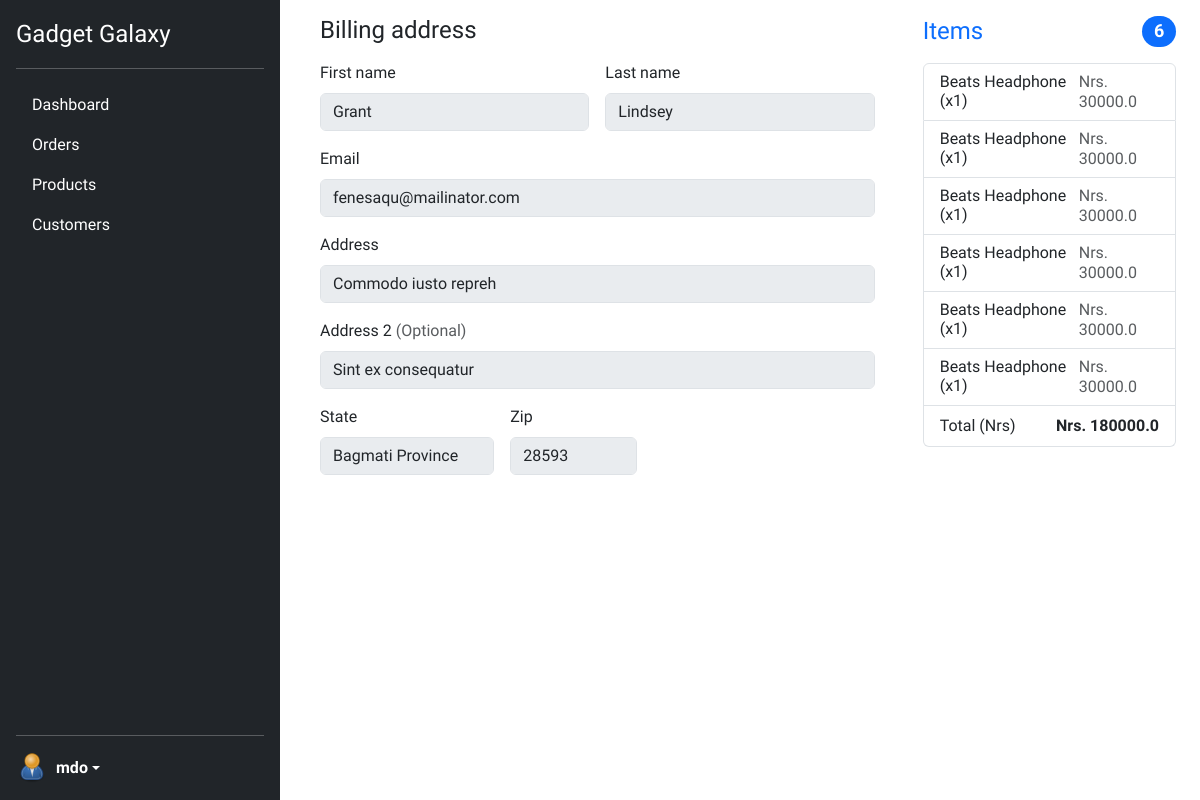
The page /admins/edit-order/9CG9gRhvrKTtbN3qwYWQTN (signed in) on the database its author committed.
### users/models.py (models this page shows, shortened)
class CustomUser(AbstractBaseUser, PermissionsMixin):
    id = models.CharField(
        _("ID"), primary_key=True, max_length=22, default=shortuuid.uuid, editable=False
    )
    email = models.EmailField(_("Email Address"), unique=True)
    full_name = models.CharField(_("Full Name"), max_length=100)
    profile_image = models.ImageField(
        _("Profile Image"),
        upload_to="profile/",
        default="profile/default.png",
        null=True,
        blank=True,
    )
    is_active = models.BooleanField(_("Is Active"), default=True)
    is_staff = models.BooleanField(_("Is Staff"), default=False)
    date_joined = models.DateTimeField(_("Date Joined"), default=timezone.now)
    objects = CustomUserManager()
    USERNAME_FIELD = "email"
    REQUIRED_FIELDS = ["full_name"]
    class Meta:
        verbose_name = _("User")
        verbose_name_plural = _("Users")
        ordering = ["-date_joined"]

### ecommerce/models.py (models this page shows, shortened)
class OrderItem(models.Model):
    id = models.CharField(
        default=shortuuid.uuid, max_length=50, primary_key=True, editable=False
    )
    order = models.ForeignKey(Order, on_delete=models.CASCADE)
    product = models.ForeignKey(Product, on_delete=models.CASCADE)
    quantity = models.PositiveIntegerField()

class Product(models.Model):
    id = models.CharField(
        default=shortuuid.uuid, max_length=50, primary_key=True, editable=False
    )
    product_name = models.CharField(
        _("Product Name"), max_length=500, null=True, blank=True
    )
    description = models.TextField(_("Description"), null=True, blank=True)
    price = models.FloatField(_("Price"), null=True, blank=True)
    image = models.ImageField(
        _("Product Image"),
        upload_to="products/",
        default="products/default.jpg",
        null=True,
        blank=True,
    )
    category = models.ForeignKey(
        Category, null=True, blank=True, on_delete=models.SET_NULL
    )

class BillingAddress(models.Model):
    id = models.CharField(
        default=shortuuid.uuid, max_length=50, primary_key=True, editable=False
    )
    first_name = models.CharField(max_length=100)
    last_name = models.CharField(max_length=100)
    email = models.EmailField()
    address = models.CharField(max_length=255)
    address2 = models.CharField(max_length=255, blank=True, null=True)
    state = models.CharField(max_length=100)
    zip_code = models.CharField(max_length=20)
    user = models.ForeignKey(User, on_delete=models.CASCADE)
    order = models.ForeignKey("Order", on_delete=models.CASCADE)
    payment = models.OneToOneField(Payment, null=True, blank=True, on_delete=models.CASCADE)

### admins/views.py (the view)
# urls.py: path("edit-order/<str:pk>", edit_order, name="edit-order"),
def edit_order(request, pk):
    if not is_admin(request):
        return redirect("index")
    payment = Payment.objects.get(id=pk)
    order = payment.order
    order_items = OrderItem.objects.filter(order=order)
    billing_address = BillingAddress.objects.get(payment=payment)
    price = 0
    for item in order_items:
        price += item.product.price * item.quantity
    context = {
        "payment": payment,
        "details": billing_address,
        "order_items": order_items,
        "price": price,
    }
    return render(request, "admins/edit_order.html", context)

### admins/views.py (called while the page is built)
def is_admin(request):
    return True if request.user.is_staff else False

### ecommerce/context_processors.py (called while the page is built)
def cart_item_count(request):
    if request.user.is_authenticated:
        try:
            cart = Cart.objects.get(user=request.user)
            cart_items = CartItem.objects.filter(cart=cart)
            total = sum(item.quantity for item in cart_items)
            return {"cart_item_count": total}
        except Cart.DoesNotExist:
            return {"cart_item_count": 0}
    return {"cart_item_count": 0}

### admins/templates/admins/edit_order.html (shortened to what this page needs)
{% extends "admins/admin_base.html" %}
{% block title %}Edit Orders{% endblock title %} {% block admin-content %}
<section class="container mx-auto">
  <div class="row g-5">
    <div class="col-md-5 col-lg-4 order-md-last">
      <h4 class="d-flex justify-content-between align-items-center mb-3">
        <span class="text-primary">Items</span>
        <span class="badge bg-primary rounded-pill">{{order_items.count}}</span>
      </h4>
      <ul class="list-group mb-3">
        {% for item in order_items %}
        <li class="list-group-item d-flex justify-content-between lh-sm">
          <div>
            <h6 class="my-0">
              {{item.product.product_name}}
              (x{{item.quantity}})
            </h6>
          </div>
          <span class="text-body-secondary">Nrs. {{item.product.price}}</span>
        </li>
        {% endfor %}
        <li class="list-group-item d-flex justify-content-between">
          <span>Total (Nrs)</span>
          <strong>Nrs. {{price}}</strong>
        </li>
      </ul>
    </div>
    <div class="col-md-7 col-lg-8">
      <h4 class="mb-3">Billing address</h4>
      <form class="needs-validation" novalidate="">
        <div class="row g-3">
          <div class="col-sm-6">
            <label for="firstName" class="form-label">First name</label>
            <input
              type="text"
              class="form-control"
              value="{{details.first_name}}"
              name="First Name"
              id="firstName"
              placeholder=""
              disabled
            />
          </div>
          <div class="col-sm-6">
            <label for="lastName" class="form-label">Last name</label>
            <input
              type="text"
              class="form-control"
              name="Last Name"
              id="lastname"
              placeholder=""
              value="{{details.last_name}}"
              disabled
            />
          </div>
          <div class="col-12">
            <label for="email" class="form-label">Email</label>
            <input
              type="email"
              class="form-control"
              name="Email"
              id="email"
              placeholder="you@example.com"
              value="{{details.email}}"
              disabled
            />
          </div>
          <div class="col-12">
            <label for="address" class="form-label">Address</label>
            <input
              type="text"
              class="form-control"
              name="Address"
              id="address"
              placeholder="1234 Main St"
              value="{{details.address}}"
              disabled
            />
          </div>
          <div class="col-12">
            <label for="address2" class="form-label"
              >Address 2
              <span class="text-body-secondary">(Optional)</span></label
            >
            <input
              type="text"
              class="form-control"
              id="address2"
              name="Address2"
              placeholder="Apartment or suite"
              value="{{details.address2}}"
              disabled
            />
          </div>
          <div class="col-md-4">
            <label for="state" class="form-label">State</label>
            <input
              type="text"
              class="form-control"
              id="address2"
              name="Address2"
              placeholder="Apartment or suite"
              value="{{details.state}}"
              disabled
            />
        </div>
          <div class="col-md-3">
            <label for="zip" class="form-label">Zip</label>
            <input
              type="text"
              name="zip code"
              class="form-control"
              id="zip"
              placeholder=""
              value="{{details.zip_code}}"
              disabled
            />
          </div>
        </div>
      </form>
    </div>
  </div>
</section>
{% endblock admin-content %}

### admins/templates/admins/admin_base.html (shortened to what this page needs)
<html>
  <head>
  {% load static %}
  {% include "top.html" %}
  </head>
  <body style="font-family: 'Lexend', sans-serif">
  <div class="d-flex gap-3">
<div class="d-flex flex-column min-vh-100 flex-shrink-0 p-3 hidden md:block text-bg-dark" style="width: 280px;">
    <a href="{% url "dashboard" %}" class="d-flex align-items-center mb-3 mb-md-0 me-md-auto text-white text-decoration-none">
      <span class="fs-4">Gadget Galaxy</span>
    </a>
    <hr>
    <ul class="nav nav-pills flex-column mb-auto">
      <li class="nav-item">
        <a href="{% url 'dashboard' %}" class="nav-link text-white">
          Dashboard
        </a>
      </li>
      <li class="nav-item">
        <a href="{% url 'admin-orders' %}" class="nav-link text-white">
          Orders
        </a>
      </li>
      <li class="nav-item">
        <a href="{% url 'admin-products' %}" class="nav-link text-white">
          Products
        </a>
      </li>
      <li class="nav-item">
        <a href="{% url 'customers' %}" class="nav-link text-white">
          Customers
        </a>
      </li>
    </ul>
    <hr>
    <div class="dropdown">
      <a href="#" class="d-flex align-items-center text-white text-decoration-none dropdown-toggle" data-bs-toggle="dropdown" aria-expanded="false">
        <img src="{{request.user.profile_image.url}}" alt="" width="32" height="32" class="rounded-circle me-2">
        <strong>mdo</strong>
      </a>
    </div>
  </div>
  <div class="container mx-auto my-3">
  {% block admin-content %}
  {% endblock admin-content %}
  </div>
</div>
</body>
</html>

### rows shown on the page
CustomUser: user.profile_image (placeholder picture)
OrderItem: product.product_name "Beats Headphone", quantity "1", product.price "30000.0"
OrderItem: product.product_name "Beats Headphone", quantity "1", product.price "30000.0"
OrderItem: product.product_name "Beats Headphone", quantity "1", product.price "30000.0"
OrderItem: product.product_name "Beats Headphone", quantity "1", product.price "30000.0"
OrderItem: product.product_name "Beats Headphone", quantity "1", product.price "30000.0"
OrderItem: product.product_name "Beats Headphone", quantity "1", product.price "30000.0"
BillingAddress: first_name "Grant", last_name "Lindsey", Email "fenesaqu@mailinator.com", Address "Commodo iusto repreh", Address2 "Sint ex consequatur", Address2 "Bagmati Province", zip_code "28593"

### other values the page prints
{{ order_items.count }} "6"
{{ price }} "180000.0"
